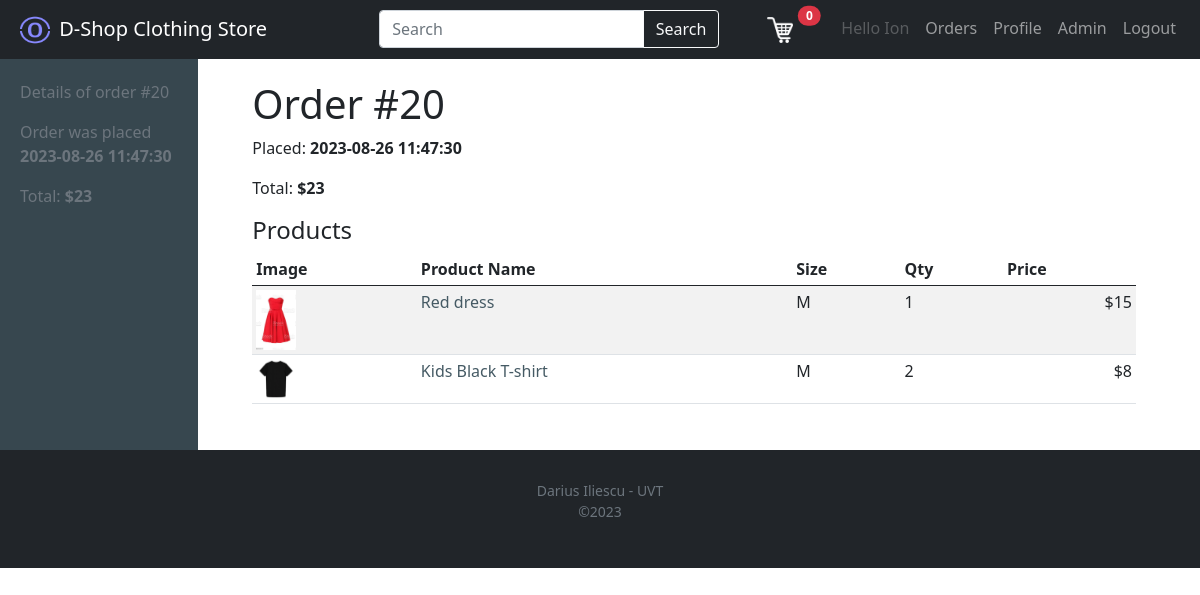
Page /viewOrder?orderId=20 (signed in) on the committed database.
### tables this page shows
CREATE TABLE "users" (
	"userId"	INTEGER,
	"password"	TEXT,
	"email"	TEXT,
	"fName"	TEXT,
	"lName"	TEXT,
	"addr1"	TEXT,
	"addr2"	TEXT,
	"zip"	TEXT,
	"city"	TEXT,
	"county"	TEXT,
	"country"	TEXT,
	"mobile"	TEXT,
	PRIMARY KEY("userId")
);

CREATE TABLE orders (
    orderId INTEGER not null PRIMARY key AUTOINCREMENT,
    userId INTEGER,
    dateTime text,
    totalPrice INTEGER,
    FOREIGN KEY(userId) REFERENCES users(userId)
);

CREATE TABLE order_prods (
        orderId INTEGER,
		prodId INTEGER,
        sizeId INTEGER,
        qty INTEGER,
        price INTEGER,
		FOREIGN KEY(orderId) REFERENCES orders(orderId),
        FOREIGN KEY(sizeId) REFERENCES size_values(idValue),
		FOREIGN KEY(prodId) REFERENCES prods(prodId),
        PRIMARY KEY (orderId, prodId, sizeId )
		);

CREATE TABLE "prods" (
	"prodId"	INTEGER,
	"name"	TEXT,
	"price"	REAL,
	"descr"	TEXT,
	"img"	TEXT,
	"stock"	INTEGER,
	"categId"	INTEGER,
	PRIMARY KEY("prodId"),
	FOREIGN KEY("categId") REFERENCES "categs"("categId")
);

CREATE TABLE size_values(
    idValue INTEGER not null PRIMARY key AUTOINCREMENT,
    idGroup INTEGER,
    name TEXT,
    FOREIGN key (idGroup) REFERENCES size_groups(idGroup)
);

### main.py (the view)
@app.route("/viewOrder")
def viewOrder():
    orderId = int(request.args.get('orderId'))
    loggedIn, fName, itemsNo, userId, isAdmin = getLoginDetails()
    with sqlite3.connect('database.db') as cnn:
        crs = cnn.cursor()
        crs.execute("SELECT orderId, userId, dateTime, totalPrice FROM orders WHERE orderId = ?", (orderId, ))
        order = crs.fetchone()
        if (userId != order[1]) and (not isAdmin):
              return render_template("errorMessage.html", title="Not allowed", message="You don't have the right to view this order!",  loggedIn=loggedIn, fName=fName, itemsNo=itemsNo, isAdmin=isAdmin)
        crs.execute(''' SELECT
                        prods.prodId,
                        prods.name,
                        prods.img,
                        order_prods.qty,
                        order_prods.price,
                        size_values.name as size
                    FROM order_prods
                    LEFT JOIN prods ON
                        order_prods.prodId = prods.prodId
                    LEFT JOIN size_values ON
                        order_prods.sizeId = size_values.idValue
                    WHERE
                        order_prods.orderId = ?
                ''', (orderId,))
        products = crs.fetchall()
        return render_template("orderDetails.html", order=order, products=products, loggedIn=loggedIn, fName=fName, itemsNo=itemsNo, isAdmin=isAdmin)

### main.py (called while the page is built)
def getLoginDetails():
    isAdmin = False
    with sqlite3.connect('database.db') as cnn:
        crs = cnn.cursor()
        if 'email' not in session:
            loggedIn = False
            fName = ''
            itemsNo = 0
            userId = 0
        else:
            loggedIn = True
            crs.execute('SELECT userId, fName FROM users WHERE email = ?', (session['email'], ))
            userId, fName = crs.fetchone()
            crs.execute('SELECT count(prodId) FROM cart WHERE userId = ?', (userId, ))
            itemsNo = crs.fetchone()[0]
            crs.execute('SELECT role from users_roles WHERE userId = ?', (userId, ))
            role = crs.fetchone()
            if role:
                isAdmin = (role[0] == 'admin')
    cnn.close()
    return (loggedIn, fName, itemsNo, userId, isAdmin)

### templates/orderDetails.html
{% extends "main.html" %}
{% block body %}
<h1>Order #{{order[0]}}</h1>
<p>Placed: <strong>{{order[2]}}</strong></p>
<p>Total: <strong>${{order[3]}}</strong></p>
	<h4>Products</h4>
	<table class="table table-striped table-sm compact" id="products-admin">
		<thead>
			<th>Image</th>
			<th>Product Name</th>
			<th>Size</th>
			<th>Qty</th>
			<th>Price</th>
		</thead>
		<tbody>
	{% for p in products %}
		<tr>
			<td>
				<a href="/productDescription?prodId={{p[0]}}">
					<img class="productImage" src={{ url_for('static', filename='uploads/' + p[2]) }} id="itemImage" />
				</a>
			</td>
			<td>
				<a href="/productDescription?prodId={{p[0]}}">
					{{p[1]}}
				</a>
			</td>
			<td>
				{% if p[5] %}
					{{p[5]}}
				{% else %}
					-
				{% endif %}
			</td>
			<td>
				{{p[3]}}
			</td>
			<td class="text-end">
				${{p[4]}}
			</td>
		</tr>
	{% endfor %}
		</tbody>
	</table>
{% endblock %}

### templates/menu.html
<nav class="navbar fixed-top  navbar-expand-lg navbar-dark bg-dark justify-content-between">
    <a class="navbar-brand mx-3" href="/">
        <img class="mx-1" id="logo" src={{ url_for('static', filename='images/logo.png' ) }} width="30" height="30"
            class="d-inline-block align-top" />
        D-Shop Clothing Store
    </a>
    <form class=" w-100 mx-5" action="/search" method="POST">
        <div class="flex-row  w-80  ml-auto mr-auto input-group mx-5">
            <input class="form-control mr-sm-2 flex-grow-1" type="search" placeholder="Search" aria-label="Search" value="{% if searchQuery is not none %}{{searchQuery}}{% endif %}" name="searchQuery">
            <button class="btn btn-outline-light my-2 my-sm-0" type="submit">Search</button>
        </div>
    </form>
    <ul class="navbar-nav mr-auto mx-3">
        <li class="nav-item mx-4 text-nowrap" style="width: 50px">
            <a class="nav-link text-nowrap  position-relative" href="/cart">
                <img width="26px" src={{url_for('static', filename='images/shoppingCart.png' )}}  />
                 <span class="position-absolute top-5 start-100 translate-middle badge rounded-pill bg-danger">{{itemsNo}}</span>
            </a>
        </li>
        {% if not loggedIn %}
            <li class="nav-item text-nowrap">
                <a class="nav-link" href="/loginForm">Sign In</a>
            </li>
        {% else %}
            <li class="nav-item text-white text-nowrap">
               <a class="nav-link disabled" > Hello {{fName}}</a>
            </li>
            <li class="nav-item text-nowrap">
                <a class="nav-link" href="/account/orders">Orders</a>
            </li>
            <li class="nav-item text-nowrap">
                <a class="nav-link" href="/account/profile/edit">Profile</a>
            </li>
            {% if isAdmin %}
            <li class="nav-item text-nowrap">
                <a class="nav-link" href="/admin">Admin</a>
            </li>
            {% endif %}
            <li class="nav-item text-nowrap">
                <a class="nav-link" href="/logout">Logout</a>
            </li>
        {% endif %}
    </ul>
</nav>

### templates/sidebar.html (shortened to what this page needs)
<div style="position: fixed; width: 200px;">
{% if url_for(request.endpoint) == '/viewOrder' %}
    <p class="text-secondary">Details of order #{{order[0]}}</p>
    <p class="text-secondary">Order was placed<br/><strong>{{order[2]}}</strong></p>
    <p class="text-secondary">Total: <strong>${{order[3]}}</strong></p>
{% endif %}
</div>

### static/css/darius.css (style rules this page uses)
.productImage { width: 100%; }
#products-admin .productImage { width: 40px; }
#order-history a, #order-history a:visited, #order-history a:link, #products-admin a, #products-admin a:visited, #products-admin a:link { text-decoration: none; color:#455A64; }

### rows in the picture
users: fName "Ion"
orders: orderId "20", dateTime "2023-08-26 11:47:30", totalPrice "23"
order_prods: img (picture), name "Red dress", name "M", qty "1", price "15"
order_prods: img (picture), name "Kids Black T-shirt", name "M", qty "2", price "8"

### other values in the picture
{{ itemsNo }} "0"
